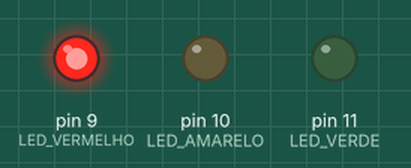
A sketch run on a simulated Arduino Uno, built with avr-gcc and run on an emulated ATmega328P. Shown: output pins drawn as LEDs (lit = HIGH).

Above: at 2.5 s.
At 6.0 s:
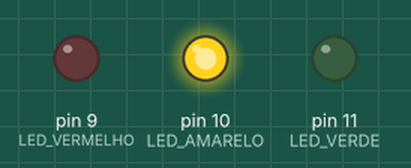
At 9.5 s:
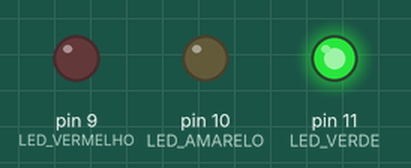
Timing chart, 0 to 15.6 s (numbered marks = the images above):
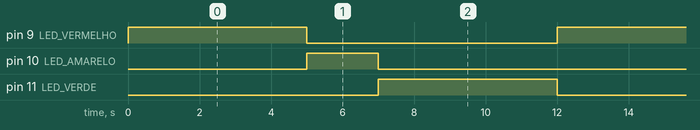

The sketch:

SinalDeTransito.ino
```cpp
// SEMÁFORO DE TRÂNSITO - ARDUINO UNO
const int LED_VERMELHO = 9;
const int LED_AMARELO  = 10;
const int LED_VERDE    = 11;
void setup() {
  pinMode(LED_VERMELHO, OUTPUT);
  pinMode(LED_AMARELO, OUTPUT);
  pinMode(LED_VERDE, OUTPUT);
}
void loop() {
  // 🔴 VERMELHO
  digitalWrite(LED_VERMELHO, HIGH);
  digitalWrite(LED_AMARELO, LOW);
  digitalWrite(LED_VERDE, LOW);
  delay(5000);
  // 🟡 AMARELO
  digitalWrite(LED_VERMELHO, LOW);
  digitalWrite(LED_AMARELO, HIGH);
  digitalWrite(LED_VERDE, LOW);
  delay(2000);
  // 🟢 VERDE
  digitalWrite(LED_VERMELHO, LOW);
  digitalWrite(LED_AMARELO, LOW);
  digitalWrite(LED_VERDE, HIGH);
  delay(5000);
}
```

Measured:
- by itself, pin 9 (LED_VERMELHO), pin 11 (LED_VERDE): alternates HIGH for 5.0 s and LOW for 7.0 s
- by itself, pin 10 (LED_AMARELO): alternates HIGH for 2.0 s and LOW for 10.0 s
- by itself, everything shown: repeats every 12.0 s, in 3 steps
